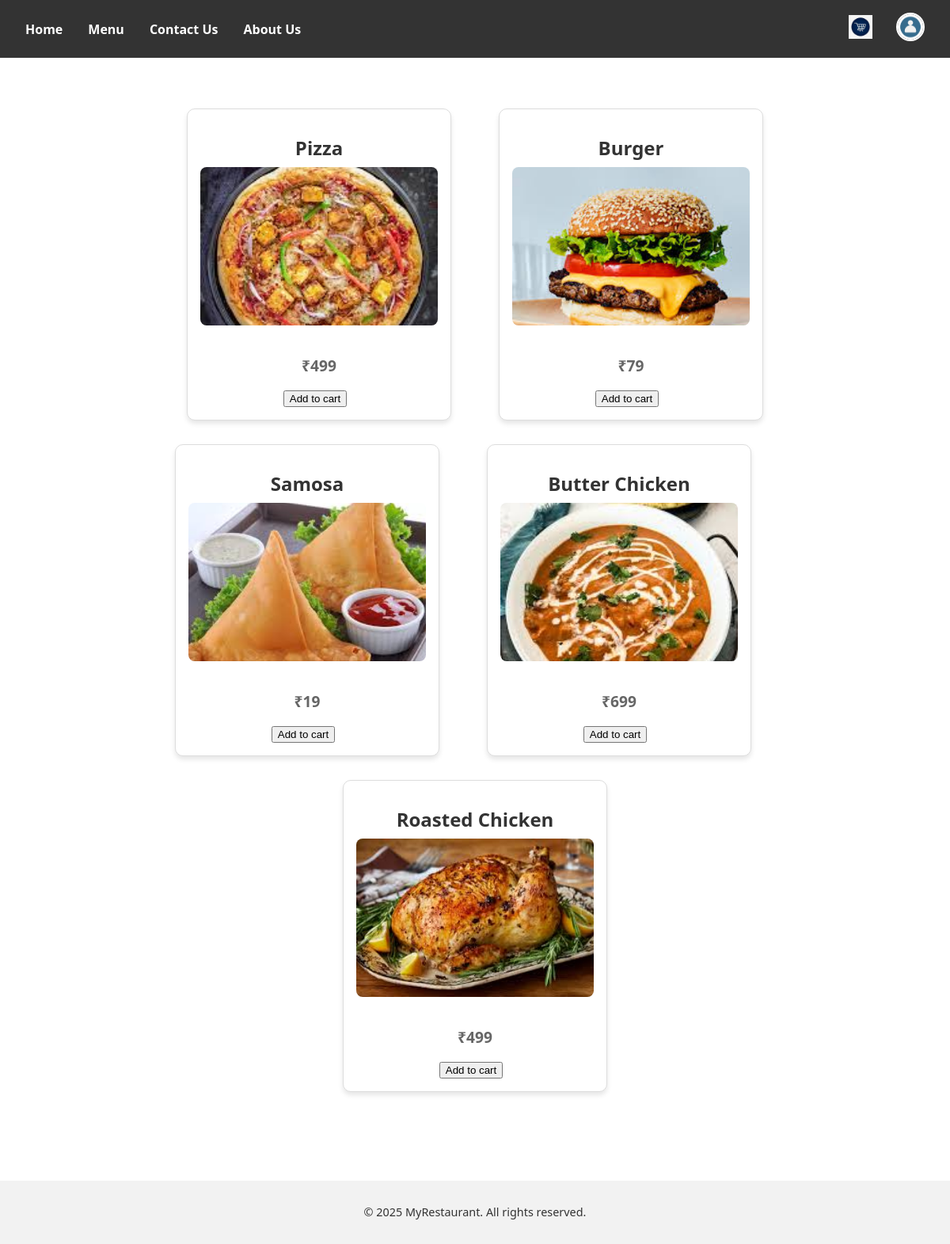
The app's page /menu/ (signed in) with its own data.
### hells_kitchen/models.py (models this page shows, shortened)
class Menu(models.Model):
    status_choice=[
        ("Veg","Vegetarian"),
        ("Non-Veg","Non-Vegetarian")
    ]
    dish=models.CharField(max_length=20,blank=False)
    price=models.IntegerField(blank=False)
    image=models.ImageField(upload_to='menu_images/',blank=True,null=True)
    ingredients=models.CharField(max_length=100,blank=True)
    status=models.CharField(max_length=10,choices=status_choice)
    description=models.CharField(max_length=500,blank=True,null=True)

### hells_kitchen/views.py (the view)
# urls.py: path('menu/', views.food_menu, name='menu'),
def food_menu(request):
    all_dishes=Menu.objects.all()
    cart_list=Cart.objects.filter(user=request.user)
    dish_quantities = {item.dish.id: item.quantity for item in cart_list}
    for dish in all_dishes:
        dish.quantity = dish_quantities.get(dish.id,0)
    return render(request,'hells_kitchen/menu.html',{'menu':all_dishes,})

### hells_kitchen/templates/hells_kitchen/menu.html (shortened to what this page needs)
{% extends "darkblueprint.html" %}
{% load static %}
{% block style %}
<link rel="stylesheet" href="{% static 'css/stylemenu.css' %}">
{% endblock style %}
{% block content %}
<div class="menu-grid">
  {% for item in menu %}
    <a href="{% url 'dish_details' item.id %}" class="menu-link">
      <div class="menu-item">
        <h1>{{ item.dish }}</h1>
        {% if item.image %}
          <img src="{{ item.image.url }}" alt="{{ item.dish }}">
        {% endif %}
        <h2>₹{{ item.price }}</h2>
        {% if item.quantity == 0 %}
          <a href="{% url 'add to cart' item.id %}" class="cart">
            <button>Add to cart</button>
          </a>
        {% endif %}
      </div>
    </a>
  {% endfor %}
</div>
{% endblock %}

### hells_kitchen/static/css/styleblueprint.css (style rules this page uses)
body { font-family: 'Segoe UI', Tahoma, Geneva, Verdana, sans-serif; margin: 0; padding: 0; background-color: #fff; color: #333; }
.cart { width: 30px; height: 30px; object-fit: cover; margin-right: 10px; }

### hells_kitchen/static/css/stylemenu.css (style rules this page uses)
.menu-grid { display: flex; flex-wrap: wrap; gap: 30px; justify-content: center; padding: 2rem; }
.menu-item { width: 300px; border: 1px solid #ddd; border-radius: 10px; padding: 1rem; box-shadow: 0 4px 6px rgba(0,0,0,0.1); text-align: center; background-color: #fff; transition: transform 0.2s; }
.menu-item img { width: 100%; height: 200px; object-fit: cover; border-radius: 8px; margin-bottom: 1rem; }
.menu-item h1 { font-size: 1.5rem; margin-bottom: 0.5rem; }
.menu-item h2 { font-size: 1.2rem; color: #666; }
.menu-link { text-decoration: none; color: inherit; }

### records on screen
Menu: dish "Pizza", image (picture), price "499", shows "Add to cart"
Menu: dish "Burger", image (picture), price "79", shows "Add to cart"
Menu: dish "Samosa", image (picture), price "19", shows "Add to cart"
Menu: dish "Butter Chicken", image (picture), price "699", shows "Add to cart"
Menu: dish "Roasted Chicken", image (picture), price "499", shows "Add to cart"
